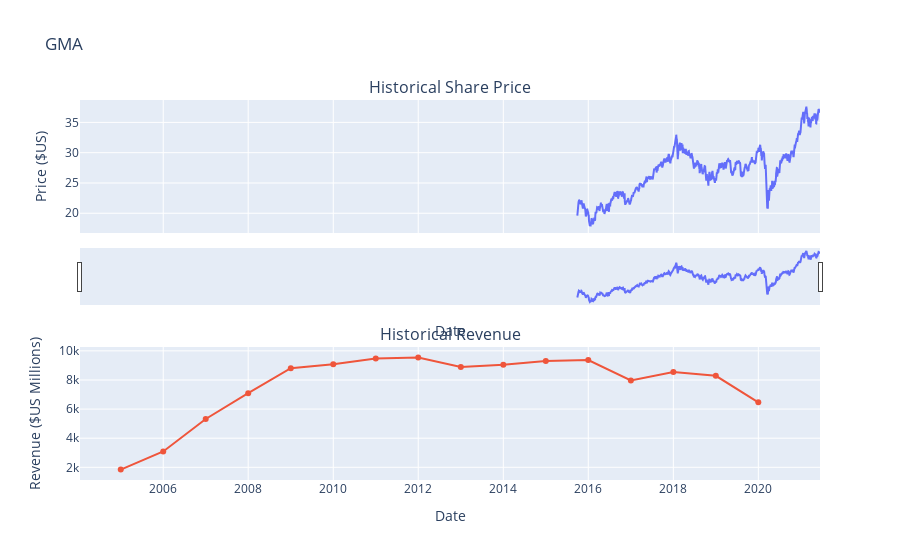

The code cell stored with this chart in its notebook:
### Markdown cell above
<details><summary>Hint</summary>

```

You just need to invoke the make_graph function with the required parameter to print the graphs.The structure to call the `make_graph` function is `make_graph(gme_data, gme_revenue, 'GameStop')`

```
    
</details>

### Code cell
make_graph(gme_data,gme_revenue, 'GMA')

### Figure 1 — Plotly figure (JSON) as saved in the notebook; plotly's stock layout.template omitted (floating-point values rounded to 4 significant figures; data arrays with more than 128 entries replaced by an {"elided": "..."} marker saying what was removed)
{"data": [{"name": "Share Price", "type": "scatter", "x": {"elided": "1437 str values"}, "xaxis": "x", "y": {"elided": "1437 float values"}, "yaxis": "y"}, {"name": "Revenue", "type": "scatter", "x": ["2020-01-01T00:00:00", "2019-01-01T00:00:00", "2018-01-01T00:00:00", "2017-01-01T00:00:00", "2016-01-01T00:00:00", "2015-01-01T00:00:00", "2014-01-01T00:00:00", "2013-01-01T00:00:00", "2012-01-01T00:00:00", "2011-01-01T00:00:00", "2010-01-01T00:00:00", "2009-01-01T00:00:00", "2008-01-01T00:00:00", "2007-01-01T00:00:00", "2006-01-01T00:00:00", "2005-01-01T00:00:00"], "xaxis": "x2", "y": [6466, 8285, 8547, 7965, 9364, 9296, 9040, 8887, 9551, 9474, 9078, 8806, 7094, 5319, 3092, 1843], "yaxis": "y2"}], "layout": {"annotations": [{"font": {"size": 16}, "showarrow": false, "text": "Historical Share Price", "x": 0.5, "xanchor": "center", "xref": "paper", "y": 1.0, "yanchor": "bottom", "yref": "paper"}, {"font": {"size": 16}, "showarrow": false, "text": "Historical Revenue", "x": 0.5, "xanchor": "center", "xref": "paper", "y": 0.35, "yanchor": "bottom", "yref": "paper"}], "autosize": true, "showlegend": false, "title": {"text": "GMA"}, "xaxis": {"anchor": "y", "autorange": true, "domain": [0, 1], "matches": "x2", "range": ["2004-02-01 10:44:49.5592", "2021-06-14"], "rangeslider": {"autorange": true, "range": ["2004-02-01 10:44:49.5592", "2021-06-14"], "visible": true, "yaxis": {"_template": null, "rangemode": "match"}}, "showticklabels": false, "title": {"text": "Date"}, "type": "date"}, "xaxis2": {"anchor": "y2", "autorange": true, "domain": [0, 1], "range": ["2004-02-01 10:44:49.5592", "2021-06-14"], "title": {"text": "Date"}, "type": "date"}, "yaxis": {"anchor": "x", "autorange": true, "domain": [0.65, 1.0], "range": [16.74, 38.7], "title": {"text": "Price ($US)"}, "type": "linear"}, "yaxis2": {"anchor": "x2", "autorange": true, "domain": [0, 0.35], "range": [1268.0, 10130.0], "title": {"text": "Revenue ($US Millions)"}, "type": "linear"}}}
